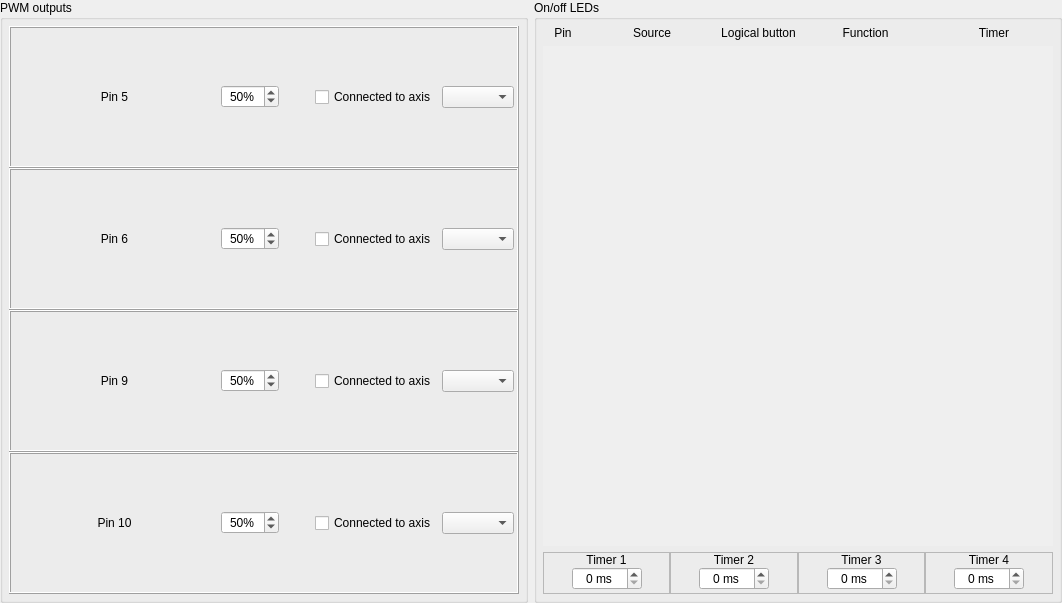
<?xml version="1.0" encoding="UTF-8"?>
<ui version="4.0">
 <class>LedConfig</class>
 <widget class="QWidget" name="LedConfig">
  <property name="geometry">
   <rect>
    <x>0</x>
    <y>0</y>
    <width>1062</width>
    <height>603</height>
   </rect>
  </property>
  <property name="windowTitle">
   <string>Form</string>
  </property>
  <layout class="QGridLayout" name="gridLayout_2" columnstretch="1,1">
   <property name="leftMargin">
    <number>0</number>
   </property>
   <property name="topMargin">
    <number>0</number>
   </property>
   <property name="rightMargin">
    <number>0</number>
   </property>
   <property name="bottomMargin">
    <number>0</number>
   </property>
   <item row="0" column="0">
    <widget class="QGroupBox" name="groupBox">
     <property name="title">
      <string>PWM outputs</string>
     </property>
     <layout class="QGridLayout" name="gridLayout_3">
      <property name="leftMargin">
       <number>6</number>
      </property>
      <property name="topMargin">
       <number>6</number>
      </property>
      <property name="rightMargin">
       <number>6</number>
      </property>
      <property name="bottomMargin">
       <number>6</number>
      </property>
      <property name="spacing">
       <number>0</number>
      </property>
      <item row="0" column="0">
       <widget class="QFrame" name="frame_Pwm5">
        <property name="styleSheet">
         <string notr="true"/>
        </property>
        <property name="frameShape">
         <enum>QFrame::Shape::Box</enum>
        </property>
        <property name="frameShadow">
         <enum>QFrame::Shadow::Raised</enum>
        </property>
        <layout class="QHBoxLayout" name="horizontalLayout_5" stretch="1,0,0,0,0">
         <property name="leftMargin">
          <number>3</number>
         </property>
         <property name="topMargin">
          <number>3</number>
         </property>
         <property name="rightMargin">
          <number>3</number>
         </property>
         <property name="bottomMargin">
          <number>3</number>
         </property>
         <item>
          <widget class="QLabel" name="text_Pwm5">
           <property name="text">
            <string>Pin 5</string>
           </property>
           <property name="alignment">
            <set>Qt::AlignmentFlag::AlignCenter</set>
           </property>
          </widget>
         </item>
         <item>
          <widget class="AltSpinBox" name="spinBox_Pwm5">
           <property name="alignment">
            <set>Qt::AlignmentFlag::AlignCenter</set>
           </property>
           <property name="suffix">
            <string notr="true">%</string>
           </property>
           <property name="maximum">
            <number>100</number>
           </property>
           <property name="value">
            <number>50</number>
           </property>
          </widget>
         </item>
         <item>
          <spacer name="horizontalSpacer">
           <property name="orientation">
            <enum>Qt::Orientation::Horizontal</enum>
           </property>
           <property name="sizeHint" stdset="0">
            <size>
             <width>30</width>
             <height>20</height>
            </size>
           </property>
          </spacer>
         </item>
         <item>
          <widget class="QCheckBox" name="checkBox_connected5">
           <property name="text">
            <string>Connected to axis</string>
           </property>
          </widget>
         </item>
         <item>
          <widget class="QComboBox" name="comboBox_axisCon5"/>
         </item>
        </layout>
       </widget>
      </item>
      <item row="2" column="0">
       <widget class="QFrame" name="frame_Pwm9">
        <property name="styleSheet">
         <string notr="true"/>
        </property>
        <property name="frameShape">
         <enum>QFrame::Shape::Box</enum>
        </property>
        <property name="frameShadow">
         <enum>QFrame::Shadow::Raised</enum>
        </property>
        <layout class="QHBoxLayout" name="horizontalLayout_3" stretch="1,0,0,0,0">
         <property name="leftMargin">
          <number>3</number>
         </property>
         <property name="topMargin">
          <number>3</number>
         </property>
         <property name="rightMargin">
          <number>3</number>
         </property>
         <property name="bottomMargin">
          <number>3</number>
         </property>
         <item>
          <widget class="QLabel" name="text_Pwm9">
           <property name="text">
            <string>Pin 9</string>
           </property>
           <property name="alignment">
            <set>Qt::AlignmentFlag::AlignCenter</set>
           </property>
          </widget>
         </item>
         <item>
          <widget class="AltSpinBox" name="spinBox_Pwm9">
           <property name="alignment">
            <set>Qt::AlignmentFlag::AlignCenter</set>
           </property>
           <property name="suffix">
            <string notr="true">%</string>
           </property>
           <property name="maximum">
            <number>100</number>
           </property>
           <property name="value">
            <number>50</number>
           </property>
          </widget>
         </item>
         <item>
          <spacer name="horizontalSpacer_3">
           <property name="orientation">
            <enum>Qt::Orientation::Horizontal</enum>
           </property>
           <property name="sizeHint" stdset="0">
            <size>
             <width>30</width>
             <height>20</height>
            </size>
           </property>
          </spacer>
         </item>
         <item>
          <widget class="QCheckBox" name="checkBox_connected9">
           <property name="text">
            <string>Connected to axis</string>
           </property>
          </widget>
         </item>
         <item>
          <widget class="QComboBox" name="comboBox_axisCon9"/>
         </item>
        </layout>
       </widget>
      </item>
      <item row="1" column="0">
       <widget class="QFrame" name="frame_Pwm6">
        <property name="styleSheet">
         <string notr="true"/>
        </property>
        <property name="frameShape">
         <enum>QFrame::Shape::Box</enum>
        </property>
        <property name="frameShadow">
         <enum>QFrame::Shadow::Raised</enum>
        </property>
        <layout class="QHBoxLayout" name="horizontalLayout_2" stretch="1,0,0,0,0">
         <property name="leftMargin">
          <number>3</number>
         </property>
         <property name="topMargin">
          <number>3</number>
         </property>
         <property name="rightMargin">
          <number>3</number>
         </property>
         <property name="bottomMargin">
          <number>3</number>
         </property>
         <item>
          <widget class="QLabel" name="text_Pwm6">
           <property name="text">
            <string>Pin 6</string>
           </property>
           <property name="alignment">
            <set>Qt::AlignmentFlag::AlignCenter</set>
           </property>
          </widget>
         </item>
         <item>
          <widget class="AltSpinBox" name="spinBox_Pwm6">
           <property name="alignment">
            <set>Qt::AlignmentFlag::AlignCenter</set>
           </property>
           <property name="suffix">
            <string notr="true">%</string>
           </property>
           <property name="maximum">
            <number>100</number>
           </property>
           <property name="value">
            <number>50</number>
           </property>
          </widget>
         </item>
         <item>
          <spacer name="horizontalSpacer_2">
           <property name="orientation">
            <enum>Qt::Orientation::Horizontal</enum>
           </property>
           <property name="sizeHint" stdset="0">
            <size>
             <width>30</width>
             <height>20</height>
            </size>
           </property>
          </spacer>
         </item>
         <item>
          <widget class="QCheckBox" name="checkBox_connected6">
           <property name="text">
            <string>Connected to axis</string>
           </property>
          </widget>
         </item>
         <item>
          <widget class="QComboBox" name="comboBox_axisCon6"/>
         </item>
        </layout>
       </widget>
      </item>
      <item row="3" column="0">
       <widget class="QFrame" name="frame_Pwm10">
        <property name="frameShape">
         <enum>QFrame::Shape::Box</enum>
        </property>
        <property name="frameShadow">
         <enum>QFrame::Shadow::Raised</enum>
        </property>
        <layout class="QHBoxLayout" name="horizontalLayout_4" stretch="1,0,0,0,0">
         <property name="leftMargin">
          <number>3</number>
         </property>
         <property name="topMargin">
          <number>3</number>
         </property>
         <property name="rightMargin">
          <number>3</number>
         </property>
         <property name="bottomMargin">
          <number>3</number>
         </property>
         <item>
          <widget class="QLabel" name="text_Pwm10">
           <property name="text">
            <string>Pin 10</string>
           </property>
           <property name="alignment">
            <set>Qt::AlignmentFlag::AlignCenter</set>
           </property>
          </widget>
         </item>
         <item>
          <widget class="AltSpinBox" name="spinBox_Pwm10">
           <property name="alignment">
            <set>Qt::AlignmentFlag::AlignCenter</set>
           </property>
           <property name="suffix">
            <string notr="true">%</string>
           </property>
           <property name="maximum">
            <number>100</number>
           </property>
           <property name="value">
            <number>50</number>
           </property>
          </widget>
         </item>
         <item>
          <spacer name="horizontalSpacer_4">
           <property name="orientation">
            <enum>Qt::Orientation::Horizontal</enum>
           </property>
           <property name="sizeHint" stdset="0">
            <size>
             <width>30</width>
             <height>20</height>
            </size>
           </property>
          </spacer>
         </item>
         <item>
          <widget class="QCheckBox" name="checkBox_connected10">
           <property name="text">
            <string>Connected to axis</string>
           </property>
          </widget>
         </item>
         <item>
          <widget class="QComboBox" name="comboBox_axisCon10"/>
         </item>
        </layout>
       </widget>
      </item>
     </layout>
    </widget>
   </item>
   <item row="0" column="1">
    <widget class="QGroupBox" name="groupBox_2">
     <property name="title">
      <string>On/off LEDs</string>
     </property>
     <layout class="QGridLayout" name="gridLayout" columnstretch="0">
      <property name="leftMargin">
       <number>6</number>
      </property>
      <property name="topMargin">
       <number>6</number>
      </property>
      <property name="rightMargin">
       <number>6</number>
      </property>
      <property name="bottomMargin">
       <number>6</number>
      </property>
      <property name="horizontalSpacing">
       <number>6</number>
      </property>
      <item row="0" column="0">
       <layout class="QHBoxLayout" name="horizontalLayout" stretch="1,3,1,3,3">
        <property name="spacing">
         <number>10</number>
        </property>
        <property name="leftMargin">
         <number>0</number>
        </property>
        <property name="topMargin">
         <number>0</number>
        </property>
        <property name="rightMargin">
         <number>0</number>
        </property>
        <property name="bottomMargin">
         <number>0</number>
        </property>
        <item>
         <widget class="QLabel" name="text_number">
          <property name="sizePolicy">
           <sizepolicy hsizetype="Minimum" vsizetype="Preferred">
            <horstretch>0</horstretch>
            <verstretch>0</verstretch>
           </sizepolicy>
          </property>
          <property name="minimumSize">
           <size>
            <width>0</width>
            <height>0</height>
           </size>
          </property>
          <property name="text">
           <string>Pin</string>
          </property>
          <property name="alignment">
           <set>Qt::AlignmentFlag::AlignCenter</set>
          </property>
         </widget>
        </item>
        <item>
         <widget class="QLabel" name="text_source">
          <property name="text">
           <string>Source</string>
          </property>
          <property name="alignment">
           <set>Qt::AlignmentFlag::AlignCenter</set>
          </property>
         </widget>
        </item>
        <item>
         <widget class="QLabel" name="text_inputNumber">
          <property name="sizePolicy">
           <sizepolicy hsizetype="Preferred" vsizetype="Preferred">
            <horstretch>0</horstretch>
            <verstretch>0</verstretch>
           </sizepolicy>
          </property>
          <property name="minimumSize">
           <size>
            <width>0</width>
            <height>0</height>
           </size>
          </property>
          <property name="text">
           <string>Logical button</string>
          </property>
          <property name="alignment">
           <set>Qt::AlignmentFlag::AlignCenter</set>
          </property>
         </widget>
        </item>
        <item>
         <widget class="QLabel" name="text_function">
          <property name="text">
           <string>Function</string>
          </property>
          <property name="alignment">
           <set>Qt::AlignmentFlag::AlignCenter</set>
          </property>
         </widget>
        </item>
        <item>
         <widget class="QLabel" name="label">
          <property name="text">
           <string>Timer</string>
          </property>
          <property name="alignment">
           <set>Qt::AlignmentFlag::AlignCenter</set>
          </property>
         </widget>
        </item>
       </layout>
      </item>
      <item row="1" column="0">
       <widget class="QScrollArea" name="scrollArea">
        <property name="frameShape">
         <enum>QFrame::Shape::NoFrame</enum>
        </property>
        <property name="widgetResizable">
         <bool>true</bool>
        </property>
        <property name="alignment">
         <set>Qt::AlignmentFlag::AlignLeading|Qt::AlignmentFlag::AlignLeft|Qt::AlignmentFlag::AlignTop</set>
        </property>
        <widget class="QWidget" name="scrollAreaWidgetContents">
         <property name="geometry">
          <rect>
           <x>0</x>
           <y>0</y>
           <width>513</width>
           <height>131</height>
          </rect>
         </property>
         <layout class="QVBoxLayout" name="layoutV_LED">
          <property name="spacing">
           <number>0</number>
          </property>
          <property name="leftMargin">
           <number>0</number>
          </property>
          <property name="topMargin">
           <number>0</number>
          </property>
          <property name="rightMargin">
           <number>0</number>
          </property>
          <property name="bottomMargin">
           <number>0</number>
          </property>
         </layout>
        </widget>
       </widget>
      </item>
      <item row="2" column="0">
       <layout class="QHBoxLayout" name="layoutH_Timers">
        <property name="spacing">
         <number>0</number>
        </property>
        <property name="leftMargin">
         <number>0</number>
        </property>
        <property name="topMargin">
         <number>0</number>
        </property>
        <property name="rightMargin">
         <number>0</number>
        </property>
        <property name="bottomMargin">
         <number>0</number>
        </property>
        <item>
         <widget class="QFrame" name="frame_5">
          <property name="frameShape">
           <enum>QFrame::Shape::StyledPanel</enum>
          </property>
          <property name="frameShadow">
           <enum>QFrame::Shadow::Sunken</enum>
          </property>
          <layout class="QGridLayout" name="gridLayout_5" columnstretch="1,1,1">
           <property name="leftMargin">
            <number>1</number>
           </property>
           <property name="topMargin">
            <number>0</number>
           </property>
           <property name="rightMargin">
            <number>1</number>
           </property>
           <property name="bottomMargin">
            <number>3</number>
           </property>
           <property name="horizontalSpacing">
            <number>3</number>
           </property>
           <property name="verticalSpacing">
            <number>0</number>
           </property>
           <item row="1" column="0">
            <spacer name="horizontalSpacer_5">
             <property name="orientation">
              <enum>Qt::Orientation::Horizontal</enum>
             </property>
             <property name="sizeHint" stdset="0">
              <size>
               <width>40</width>
               <height>20</height>
              </size>
             </property>
            </spacer>
           </item>
           <item row="1" column="1">
            <widget class="AltSpinBox" name="spinBox_Timer1">
             <property name="maximumSize">
              <size>
               <width>70</width>
               <height>16777215</height>
              </size>
             </property>
             <property name="alignment">
              <set>Qt::AlignmentFlag::AlignCenter</set>
             </property>
             <property name="suffix">
              <string> ms</string>
             </property>
             <property name="maximum">
              <number>65535</number>
             </property>
            </widget>
           </item>
           <item row="0" column="0" colspan="3">
            <widget class="QLabel" name="text_timer1">
             <property name="text">
              <string>Timer 1</string>
             </property>
             <property name="alignment">
              <set>Qt::AlignmentFlag::AlignCenter</set>
             </property>
            </widget>
           </item>
           <item row="1" column="2">
            <spacer name="horizontalSpacer_9">
             <property name="orientation">
              <enum>Qt::Orientation::Horizontal</enum>
             </property>
             <property name="sizeHint" stdset="0">
              <size>
               <width>40</width>
               <height>20</height>
              </size>
             </property>
            </spacer>
           </item>
          </layout>
         </widget>
        </item>
        <item>
         <widget class="QFrame" name="frame_6">
          <property name="frameShape">
           <enum>QFrame::Shape::StyledPanel</enum>
          </property>
          <property name="frameShadow">
           <enum>QFrame::Shadow::Sunken</enum>
          </property>
          <layout class="QGridLayout" name="gridLayout_6" columnstretch="1,1,1">
           <property name="leftMargin">
            <number>1</number>
           </property>
           <property name="topMargin">
            <number>0</number>
           </property>
           <property name="rightMargin">
            <number>1</number>
           </property>
           <property name="bottomMargin">
            <number>3</number>
           </property>
           <property name="horizontalSpacing">
            <number>3</number>
           </property>
           <property name="verticalSpacing">
            <number>0</number>
           </property>
           <item row="1" column="0">
            <spacer name="horizontalSpacer_6">
             <property name="orientation">
              <enum>Qt::Orientation::Horizontal</enum>
             </property>
             <property name="sizeHint" stdset="0">
              <size>
               <width>40</width>
               <height>20</height>
              </size>
             </property>
            </spacer>
           </item>
           <item row="1" column="1">
            <widget class="AltSpinBox" name="spinBox_Timer2">
             <property name="maximumSize">
              <size>
               <width>70</width>
               <height>16777215</height>
              </size>
             </property>
             <property name="alignment">
              <set>Qt::AlignmentFlag::AlignCenter</set>
             </property>
             <property name="suffix">
              <string> ms</string>
             </property>
             <property name="maximum">
              <number>65535</number>
             </property>
            </widget>
           </item>
           <item row="0" column="0" colspan="3">
            <widget class="QLabel" name="text_timer2">
             <property name="text">
              <string>Timer 2</string>
             </property>
             <property name="alignment">
              <set>Qt::AlignmentFlag::AlignCenter</set>
             </property>
            </widget>
           </item>
           <item row="1" column="2">
            <spacer name="horizontalSpacer_10">
             <property name="orientation">
              <enum>Qt::Orientation::Horizontal</enum>
             </property>
             <property name="sizeHint" stdset="0">
              <size>
               <width>40</width>
               <height>20</height>
              </size>
             </property>
            </spacer>
           </item>
          </layout>
         </widget>
        </item>
        <item>
         <widget class="QFrame" name="frame_7">
          <property name="frameShape">
           <enum>QFrame::Shape::StyledPanel</enum>
          </property>
          <property name="frameShadow">
           <enum>QFrame::Shadow::Sunken</enum>
          </property>
          <layout class="QGridLayout" name="gridLayout_7" columnstretch="1,1,1">
           <property name="leftMargin">
            <number>1</number>
           </property>
           <property name="topMargin">
            <number>0</number>
           </property>
           <property name="rightMargin">
            <number>1</number>
           </property>
           <property name="bottomMargin">
            <number>3</number>
           </property>
           <property name="horizontalSpacing">
            <number>3</number>
           </property>
           <property name="verticalSpacing">
            <number>0</number>
           </property>
           <item row="1" column="0">
            <spacer name="horizontalSpacer_7">
             <property name="orientation">
              <enum>Qt::Orientation::Horizontal</enum>
             </property>
             <property name="sizeHint" stdset="0">
              <size>
               <width>40</width>
               <height>20</height>
              </size>
             </property>
            </spacer>
           </item>
           <item row="1" column="1">
            <widget class="AltSpinBox" name="spinBox_Timer3">
             <property name="maximumSize">
              <size>
               <width>70</width>
               <height>16777215</height>
              </size>
             </property>
             <property name="alignment">
              <set>Qt::AlignmentFlag::AlignCenter</set>
             </property>
             <property name="suffix">
              <string> ms</string>
             </property>
             <property name="maximum">
              <number>65535</number>
             </property>
            </widget>
           </item>
           <item row="0" column="0" colspan="3">
            <widget class="QLabel" name="text_timer3">
             <property name="text">
              <string>Timer 3</string>
             </property>
             <property name="alignment">
              <set>Qt::AlignmentFlag::AlignCenter</set>
             </property>
            </widget>
           </item>
           <item row="1" column="2">
            <spacer name="horizontalSpacer_11">
             <property name="orientation">
              <enum>Qt::Orientation::Horizontal</enum>
             </property>
             <property name="sizeHint" stdset="0">
              <size>
               <width>40</width>
               <height>20</height>
              </size>
             </property>
            </spacer>
           </item>
          </layout>
         </widget>
        </item>
        <item>
         <widget class="QFrame" name="frame_8">
          <property name="frameShape">
           <enum>QFrame::Shape::StyledPanel</enum>
          </property>
          <property name="frameShadow">
           <enum>QFrame::Shadow::Sunken</enum>
          </property>
          <layout class="QGridLayout" name="gridLayout_8" columnstretch="1,1,1">
           <property name="leftMargin">
            <number>1</number>
           </property>
           <property name="topMargin">
            <number>0</number>
           </property>
           <property name="rightMargin">
            <number>1</number>
           </property>
           <property name="bottomMargin">
            <number>3</number>
           </property>
           <property name="horizontalSpacing">
            <number>3</number>
           </property>
           <property name="verticalSpacing">
            <number>0</number>
           </property>
           <item row="1" column="0">
            <spacer name="horizontalSpacer_8">
             <property name="orientation">
              <enum>Qt::Orientation::Horizontal</enum>
             </property>
             <property name="sizeHint" stdset="0">
              <size>
               <width>40</width>
               <height>20</height>
              </size>
             </property>
            </spacer>
           </item>
           <item row="1" column="1">
            <widget class="AltSpinBox" name="spinBox_Timer4">
             <property name="maximumSize">
              <size>
               <width>70</width>
               <height>16777215</height>
              </size>
             </property>
             <property name="alignment">
              <set>Qt::AlignmentFlag::AlignCenter</set>
             </property>
             <property name="suffix">
              <string> ms</string>
             </property>
             <property name="maximum">
              <number>65535</number>
             </property>
            </widget>
           </item>
           <item row="0" column="0" colspan="3">
            <widget class="QLabel" name="text_timer4">
             <property name="text">
              <string>Timer 4</string>
             </property>
             <property name="alignment">
              <set>Qt::AlignmentFlag::AlignCenter</set>
             </property>
            </widget>
           </item>
           <item row="1" column="2">
            <spacer name="horizontalSpacer_12">
             <property name="orientation">
              <enum>Qt::Orientation::Horizontal</enum>
             </property>
             <property name="sizeHint" stdset="0">
              <size>
               <width>40</width>
               <height>20</height>
              </size>
             </property>
            </spacer>
           </item>
          </layout>
         </widget>
        </item>
       </layout>
      </item>
     </layout>
    </widget>
   </item>
  </layout>
 </widget>
 <customwidgets>
  <customwidget>
   <class>AltSpinBox</class>
   <extends>QSpinBox</extends>
   <header>altspinbox.h</header>
  </customwidget>
 </customwidgets>
 <resources/>
 <connections/>
</ui>
